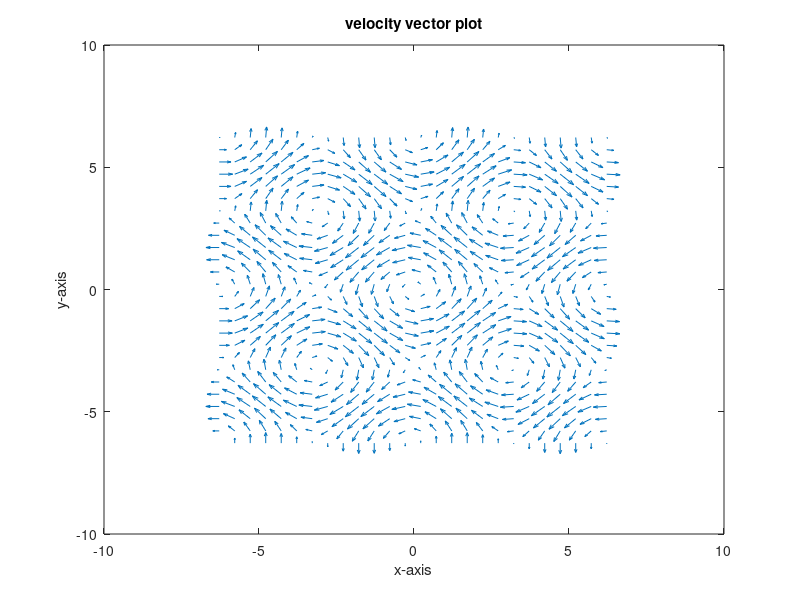

This figure's MATLAB source:
% ------------------------------------------------------------------------
% VektorAnalysis01m
% -------------------------------------------------------------------------
% MATLAB-Programm zum Kapitel "Physik des Kontinuums" aus
% "Fingerübungen der Physik" von Michael Kaschke und Holger Cartarius
% unter Mitwirkung von Ulrich Potthoff
% Alle Rechte bei den Autoren
% Freier Gebrauch mit Buch und/oder Angabe der Quelle erlaubt.
% -------------------------------------------------------------------------
% Programm berechnet die Bewegung einer Achterbahn in einem
% kontinuierlichen Modell eines elastischen Bandes.
% -------------------------------------------------------------------------

clc
clear
x = -2*pi:0.5:2*pi; %sets up an x-axis
y = -2*pi:0.5:2*pi; %sets up a y-axis
[x,y] = meshgrid(x,y); %takes the axis info and makes a grid
%of x and y values
u = -sin(y); %calculates the u velocity
v = sin(x); %calculates the v velocity
quiver(x,y,u,v) %draws the velocity vectors on the grid
xlabel('x-axis')
ylabel('y-axis')
title('velocity vector plot')